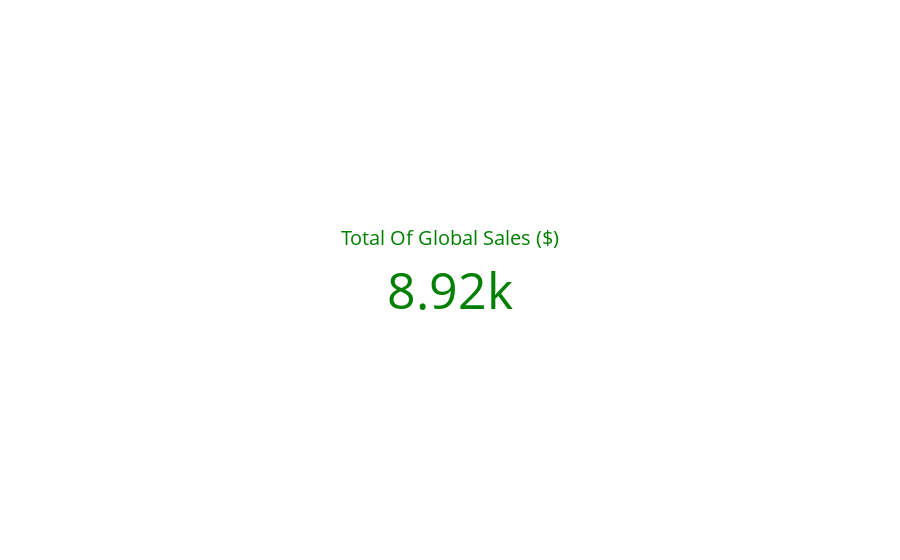

The cell this chart's notebook holds for it:
### Markdown cell above
SUMMARIZE

### Code cell
total = dataGame['Global_Sales'].sum()
i = dataGame['Year'].min()
a = dataGame['Year'].max()
ttle = ("Total Of Global Sales ($)")

fig = go.Figure()
print("Global Sales Between", i , a)
fig.add_trace(go.Indicator(
    mode = "number",
    value = total,
    title = {'text': ttle,'font': {'color': 'green','size':20}},
    number={'font':{'color': 'green','size':50}}
))
fig.show()

### Figure 1 — Plotly figure (JSON) as saved in the notebook; plotly's stock layout.template omitted (floating-point values rounded to 4 significant figures)
{"data": [{"mode": "number", "number": {"font": {"color": "green", "size": 50}}, "title": {"font": {"color": "green", "size": 20}, "text": "Total Of Global Sales ($)"}, "type": "indicator", "value": 8920.0}], "layout": {"autosize": true}}
